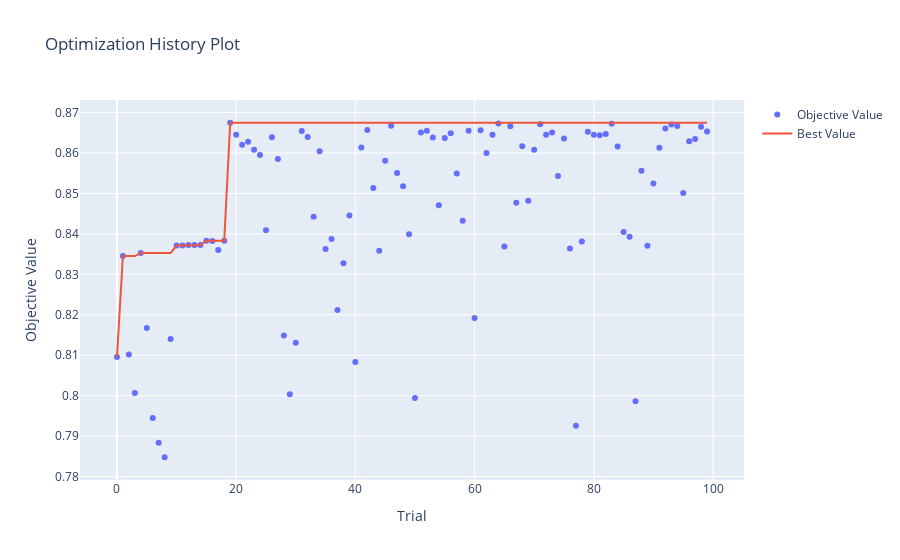

Notebook source saved alongside this figure:
### Markdown cell above
# Plot The Visualization History for the Optuna Full Mode

### Code cell
fig2 = optuna.visualization.plot_optimization_history(study)
fig2.write_html("optimization_history_full.html")
fig2.show()
